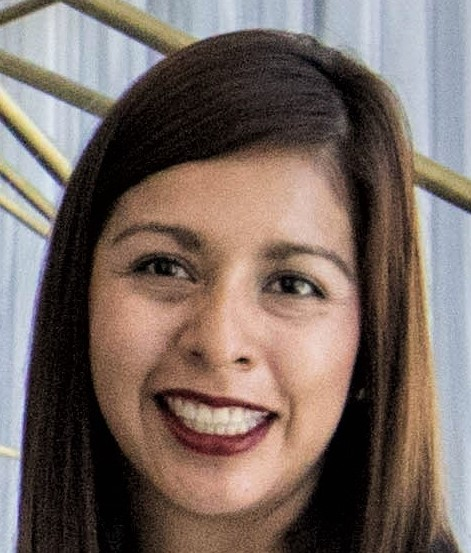
#> input picture Agorithm-ORB/images/face.jpeg, 471 x 553 px
$ python ORB_alg_part3_ScaleInv.py
#> lines starting #> are read from the running program, lines starting #| are printed output that depends on the picture
# -*- coding: utf-8 -*-
"""
Created on Sat Dec 29 21:06:01 2018

@author: Rafael Stekolshchik
"""

'''ORB's Main Properties


Scale Invariance

The ORB algorithm is scale invariant. This means that it is able to detect objects
 in images regardless of their size. To see this, we will now
 use our Brute-Force matcher to match points between the training image
 and a query image that is a ¼ the size of the original training image.'''

import cv2
import matplotlib.pyplot as plt

# Set the default figure size
plt.rcParams['figure.figsize'] = [14.0, 7.0]

# Load the training image
image1 = cv2.imread('./images/face.jpeg')
#> image1 is the input picture: shape (553, 471, 3); mean B, G, R 98.9, 105.9, 121

# Load the query image
image2 = cv2.imread('./images/faceQS.png')
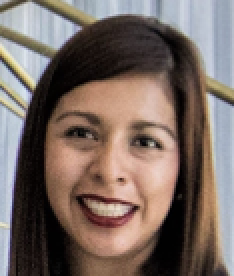
#> input picture Agorithm-ORB/images/faceQS.png, 117 x 138 px (shown 2 times larger)
#> image2 is the input picture: shape (138, 117, 3); mean B, G, R 98.9, 105.8, 121.1

print('image2: ', len(image2))
#| image2:  138

# Convert the training image to RGB
training_image = cv2.cvtColor(image1, cv2.COLOR_BGR2RGB)

# Convert the query image to RGB
query_image = cv2.cvtColor(image2, cv2.COLOR_BGR2RGB)

# Display the images
plt.subplot(121)
plt.title('Training Image')
plt.imshow(training_image)
plt.subplot(122)
plt.title('Query Image')
plt.imshow(query_image)
plt.show()
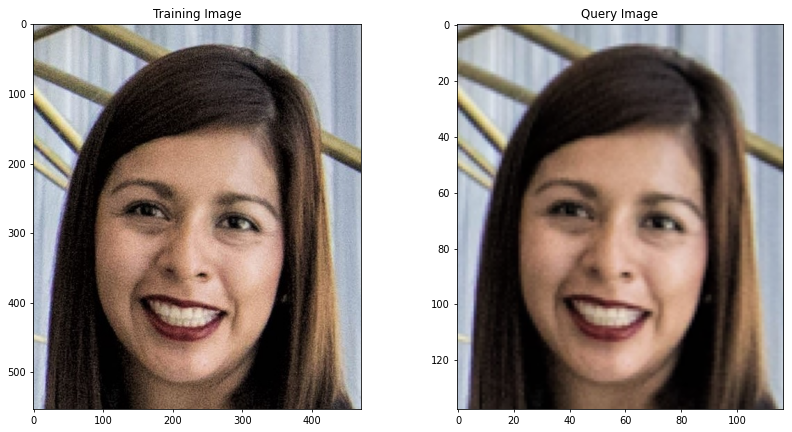
#> figure drawn by matplotlib, 2 panels

# Convert the training image to gray scale
training_gray = cv2.cvtColor(training_image, cv2.COLOR_BGR2GRAY)
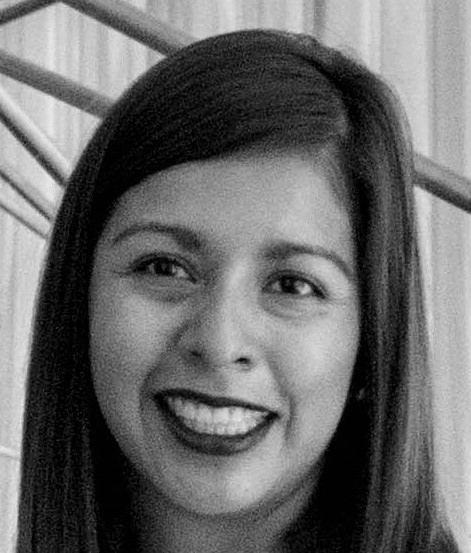
#> training_gray: shape (553, 471); min 0, max 236, mean 105.5

# Convert the query image to gray scale
query_gray = cv2.cvtColor(query_image, cv2.COLOR_BGR2GRAY)
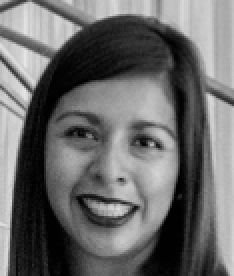
#> query_gray: shape (138, 117) (shown 2 times larger); min 0, max 230, mean 105.5

# Set the parameters of the ORB algorithm by specifying the maximum number of keypoints to locate and
# the pyramid decimation ratio
orb = cv2.ORB_create(1000, 2.0)

# Find the keypoints in the gray scale training and query images and compute their ORB descriptor.
# The None parameter is needed to indicate that we are not using a mask in either case.
keypoints_train, descriptors_train = orb.detectAndCompute(training_gray, None)
#> keypoints_train = 821 keypoints; strongest (x, y, size): (306, 286, 62), (252, 420, 124), (272, 412, 124), (300, 288, 124)
keypoints_query, descriptors_query = orb.detectAndCompute(query_gray, None)
#> keypoints_query = 65 keypoints; strongest (x, y, size): (63, 104, 31), (67, 103, 31), (75, 72, 31), (79, 73, 31)

# Create a Brute Force Matcher object. Set crossCheck to True so that the BFMatcher will only return consistent
# pairs. Such technique usually produces best results with minimal number of outliers when there are enough matches.
bf = cv2.BFMatcher(cv2.NORM_HAMMING, crossCheck = True)

# Perform the matching between the ORB descriptors of the training image and the query image
matches = bf.match(descriptors_train, descriptors_query)
#> matches = 57 matches

# The matches with shorter distance are the ones we want. So, we sort the matches according to distance
matches = sorted(matches, key = lambda x : x.distance)

'''# Connect the keypoints in the training image with their best matching keypoints in the query image.
# The best matches correspond to the first elements in the sorted matches list, since they are the ones
# with the shorter distance. We draw the first 30 mathces and use flags = 2 to plot the matching keypoints
# without size or orientation.'''
result = cv2.drawMatches(training_gray, keypoints_train, query_gray, keypoints_query, matches[:30], query_gray, flags = 2)
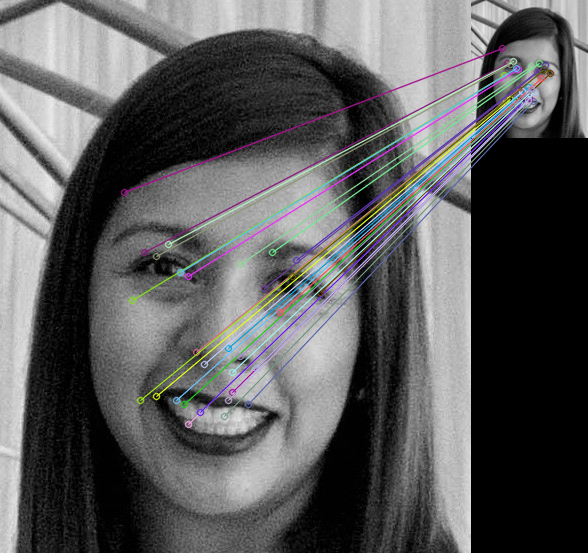
#> result: shape (553, 588, 3); mean of channels 0, 1, 2 91.6, 91.1, 90.9; drawn as B, G, R

# Display the best matching points
plt.title('Best Matching Points')
plt.imshow(result)
plt.show()

# Print the shape of the training image
print('\nThe Training Image has shape:', training_gray.shape)
#| The Training Image has shape: (553, 471)

#Print the shape of the query image
print('The Query Image has shape:', query_gray.shape)
#| The Query Image has shape: (138, 117)

# Print the number of keypoints detected in the training image
print("\nNumber of Keypoints Detected In The Training Image: ", len(keypoints_train))
#| Number of Keypoints Detected In The Training Image:  821

# Print the number of keypoints detected in the query image
print("Number of Keypoints Detected In The Query Image: ", len(keypoints_query))
#| Number of Keypoints Detected In The Query Image:  65

# Print total number of matching points between the training and query images
print("\nNumber of Matching Keypoints Between The Training and Query Images: ", len(matches))
#| Number of Matching Keypoints Between The Training and Query Images:  57

'''In the above example, notice that the training image is 553 x 471 pixels,
while the query image is 138 x 117 pixels, ¼ the size of the original training image.
 Also notice that the number of keypoints detected in the query image is only 65,
 much smaller than the 831 keypoints found in the training image.
 Nevertheless, we can see that our Brute-Force matcher
 can match most of the keypoints in the query image
 with their corresponding keypoints in the training image.
'''

''' Result: The Training Image has shape: (553, 471)
The Query Image has shape: (138, 117)

Number of Keypoints Detected In The Training Image:  821
Number of Keypoints Detected In The Query Image:  65

Number of Matching Keypoints Between The Training and Query Images:  59
'''
